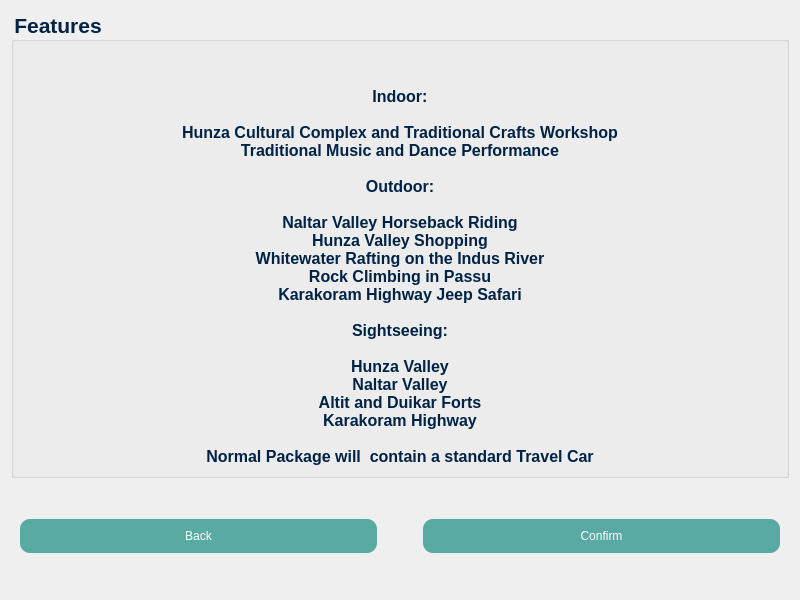
<?xml version="1.0" encoding="UTF-8"?>
<ui version="4.0">
 <class>normal</class>
 <widget class="QDialog" name="normal">
  <property name="geometry">
   <rect>
    <x>0</x>
    <y>0</y>
    <width>800</width>
    <height>600</height>
   </rect>
  </property>
  <property name="windowTitle">
   <string>Dialog</string>
  </property>
  <property name="styleSheet">
   <string notr="true">#normal {
   border-image:url(:/images/images/background.PNG);
}</string>
  </property>
  <layout class="QGridLayout" name="gridLayout_2">
   <item row="0" column="0">
    <widget class="QGroupBox" name="groupBox">
     <property name="font">
      <font>
       <family>Arial</family>
       <pointsize>16</pointsize>
       <bold>true</bold>
      </font>
     </property>
     <property name="styleSheet">
      <string notr="true">color:#002244;</string>
     </property>
     <property name="title">
      <string>Features</string>
     </property>
     <layout class="QGridLayout" name="gridLayout">
      <item row="0" column="0">
       <widget class="QLabel" name="label">
        <property name="font">
         <font>
          <family>Arial</family>
          <pointsize>12</pointsize>
          <bold>true</bold>
         </font>
        </property>
        <property name="text">
         <string>

Indoor:

Hunza Cultural Complex and Traditional Crafts Workshop
Traditional Music and Dance Performance

Outdoor:

Naltar Valley Horseback Riding 
Hunza Valley Shopping
Whitewater Rafting on the Indus River 
Rock Climbing in Passu
Karakoram Highway Jeep Safari

Sightseeing:

Hunza Valley
Naltar Valley
Altit and Duikar Forts
Karakoram Highway

Normal Package will  contain a standard Travel Car</string>
        </property>
        <property name="alignment">
         <set>Qt::AlignCenter</set>
        </property>
       </widget>
      </item>
     </layout>
    </widget>
   </item>
   <item row="1" column="0">
    <widget class="QWidget" name="widget" native="true">
     <layout class="QGridLayout" name="gridLayout_3">
      <item row="0" column="2">
       <widget class="QPushButton" name="connormbtn">
        <property name="styleSheet">
         <string notr="true">padding: 10px;
border-radius:10px;
background-color: rgb(89, 170, 163);
color:rgb(255, 255, 255);
</string>
        </property>
        <property name="text">
         <string>Confirm</string>
        </property>
       </widget>
      </item>
      <item row="0" column="0">
       <widget class="QPushButton" name="backnormbtn">
        <property name="styleSheet">
         <string notr="true">padding: 10px;
border-radius:10px;
background-color: rgb(89, 170, 163);
color:rgb(255, 255, 255);
</string>
        </property>
        <property name="text">
         <string>Back</string>
        </property>
       </widget>
      </item>
      <item row="0" column="1">
       <spacer name="horizontalSpacer">
        <property name="orientation">
         <enum>Qt::Horizontal</enum>
        </property>
        <property name="sizeType">
         <enum>QSizePolicy::Minimum</enum>
        </property>
        <property name="sizeHint" stdset="0">
         <size>
          <width>40</width>
          <height>20</height>
         </size>
        </property>
       </spacer>
      </item>
     </layout>
    </widget>
   </item>
  </layout>
 </widget>
 <resources/>
 <connections/>
</ui>
